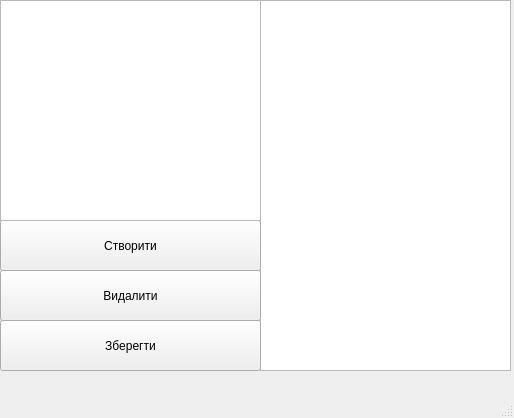
<?xml version="1.0" encoding="UTF-8"?>
<ui version="4.0">
 <class>MainWindow</class>
 <widget class="QMainWindow" name="MainWindow">
  <property name="geometry">
   <rect>
    <x>0</x>
    <y>0</y>
    <width>514</width>
    <height>418</height>
   </rect>
  </property>
  <property name="windowTitle">
   <string>MainWindow</string>
  </property>
  <widget class="QWidget" name="centralwidget">
   <widget class="QTextEdit" name="textEdit">
    <property name="geometry">
     <rect>
      <x>260</x>
      <y>0</y>
      <width>251</width>
      <height>371</height>
     </rect>
    </property>
   </widget>
   <widget class="QPushButton" name="pushButton">
    <property name="geometry">
     <rect>
      <x>0</x>
      <y>220</y>
      <width>261</width>
      <height>51</height>
     </rect>
    </property>
    <property name="text">
     <string>Створити</string>
    </property>
   </widget>
   <widget class="QPushButton" name="pushButton_2">
    <property name="geometry">
     <rect>
      <x>0</x>
      <y>270</y>
      <width>261</width>
      <height>51</height>
     </rect>
    </property>
    <property name="text">
     <string>Видалити</string>
    </property>
   </widget>
   <widget class="QPushButton" name="pushButton_3">
    <property name="geometry">
     <rect>
      <x>0</x>
      <y>320</y>
      <width>261</width>
      <height>51</height>
     </rect>
    </property>
    <property name="text">
     <string>Зберегти</string>
    </property>
   </widget>
   <widget class="QListWidget" name="listWidget">
    <property name="geometry">
     <rect>
      <x>0</x>
      <y>0</y>
      <width>261</width>
      <height>221</height>
     </rect>
    </property>
   </widget>
  </widget>
  <widget class="QMenuBar" name="menubar">
   <property name="geometry">
    <rect>
     <x>0</x>
     <y>0</y>
     <width>514</width>
     <height>21</height>
    </rect>
   </property>
  </widget>
  <widget class="QStatusBar" name="statusbar"/>
 </widget>
 <resources/>
 <connections/>
</ui>
